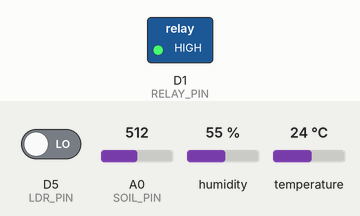
This sketch was run on a simulated ESP8266 (NodeMCU). Shown: switched loads named in the sketch (green lamp = pin HIGH). The inputs (shaded band) are chosen by the test bench; at power-on: A0 (SOIL_PIN) = 512, D5 (LDR_PIN) LOW, humidity 55 %, temperature 24 °C. WiFi joins after 1.5 s; servers stay silent unless stated; uploads are accepted with an empty reply; what the sketch prints to the serial monitor is not drawn.

Above: at 2.7 s.
2.8 s: A0 (SOIL_PIN) set to 700
6.9 s: A0 (SOIL_PIN) set to 724
At 9.9 s:
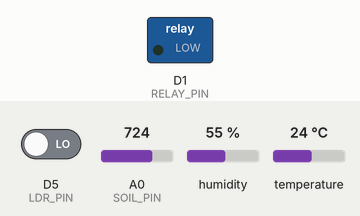
11.0 s: A0 (SOIL_PIN) set to 685
15.1 s: A0 (SOIL_PIN) set to 658
At 19.1 s:
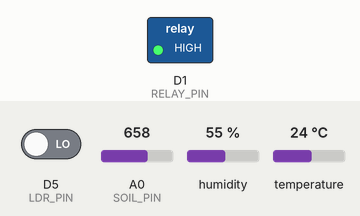
19.5 s: A0 (SOIL_PIN) set to 716
At 21.8 s:
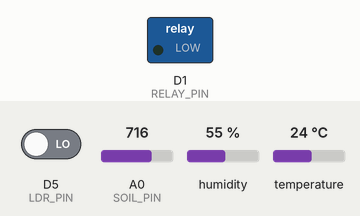
Timing chart, 0 to 23.3 s (numbered marks = the images above; inputs shaded):
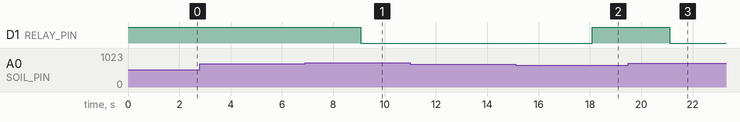

Measured:
- the behaviour switches between 712 and 713 on A0 (SOIL_PIN) (found by bisection; images 0 and 1)
- the behaviour switches between 668 and 667 on A0 (SOIL_PIN) (found by bisection; images 1 and 2)
- after the input at 2.8 s, every drawn part: stays the same
- after the input at 6.9 s, D1 (RELAY_PIN): HIGH → LOW after 2.2 s
- after the input at 11.0 s, every drawn part: stays the same
- after the input at 15.1 s, D1 (RELAY_PIN): LOW → HIGH after 3.0 s
- after the input at 19.5 s, D1 (RELAY_PIN): HIGH → LOW after 1.6 s

The sketch:

sketch_oct28a.ino
```cpp
#include <ESP8266WiFi.h>
#include <ESP8266HTTPClient.h>
#include <WiFiClient.h>
#include <DHT.h>

// ---------- Wi-Fi ----------
const char* WIFI_NAME = "YOUR_WIFI_NAME";
const char* WIFI_PASSWORD = "YOUR_WIFI_PASSWORD";

// Laptop 1 ka IPv4 address yahan likho.
// Example address hai; apna actual address use karna.
const char* SERVER_URL =
  "http://192.168.1.10:5000/api/sensors";

// ---------- Pins ----------
#define SOIL_PIN A0
#define DHT_PIN D4
#define LDR_PIN D5
#define RELAY_PIN D1
#define DHT_TYPE DHT11

DHT dht(DHT_PIN, DHT_TYPE);

// Change this if your relay is active HIGH.
const bool RELAY_ACTIVE_LOW = true;

// ---------- Soil calibration ----------
// In example values ko apne sensor ke raw readings
// dekhkar calibrate karna.
const int SOIL_DRY_RAW = 850;
const int SOIL_WET_RAW = 400;

// Pump hysteresis thresholds
const int PUMP_ON_BELOW = 30;
const int PUMP_OFF_AT = 40;

bool pumpOn = false;
unsigned long lastSend = 0;
const unsigned long SEND_INTERVAL = 3000;


void setPump(bool on) {
  pumpOn = on;

  if (RELAY_ACTIVE_LOW) {
    digitalWrite(RELAY_PIN, on ? LOW : HIGH);
  } else {
    digitalWrite(RELAY_PIN, on ? HIGH : LOW);
  }
}


int readSoilMoisture() {
  int raw = analogRead(SOIL_PIN);

  // Capacitive sensor mein aam taur par dry soil ka
  // raw value wet soil se zyada hota hai.
  int percent = map(
    raw,
    SOIL_DRY_RAW,
    SOIL_WET_RAW,
    0,
    100
  );

  percent = constrain(percent, 0, 100);

  Serial.print("Soil raw: ");
  Serial.print(raw);
  Serial.print(" | Moisture: ");
  Serial.print(percent);
  Serial.println("%");

  return percent;
}


void connectWiFi() {
  WiFi.mode(WIFI_STA);
  WiFi.begin(WIFI_NAME, WIFI_PASSWORD);

  Serial.print("Connecting to Wi-Fi");

  while (WiFi.status() != WL_CONNECTED) {
    delay(500);
    Serial.print(".");
  }

  Serial.println();
  Serial.print("ESP8266 IP: ");
  Serial.println(WiFi.localIP());
}


void setup() {
  Serial.begin(115200);

  // Default OFF state; verify relay polarity before
  // connecting the pump's power supply.
  pinMode(RELAY_PIN, OUTPUT);
  setPump(false);

  pinMode(LDR_PIN, INPUT);

  dht.begin();
  connectWiFi();
}


void loop() {
  if (WiFi.status() != WL_CONNECTED) {
    WiFi.disconnect();
    WiFi.begin(WIFI_NAME, WIFI_PASSWORD);
    delay(1000);
    return;
  }

  if (millis() - lastSend < SEND_INTERVAL) {
    delay(20);
    return;
  }

  lastSend = millis();

  float temperature = dht.readTemperature();
  float humidity = dht.readHumidity();

  int soilMoisture = readSoilMoisture();

  // Digital LDR module: LOW/HIGH indicates light/dark
  // depending on the module's comparator setting.
  int ldrState = digitalRead(LDR_PIN);
  int lightIntensity = (ldrState == HIGH) ? 1 : 0;

  // Hysteresis prevents rapid relay switching.
  if (soilMoisture < PUMP_ON_BELOW) {
    setPump(true);
  } else if (soilMoisture >= PUMP_OFF_AT) {
    setPump(false);
  }

  if (isnan(temperature) || isnan(humidity)) {
    Serial.println("DHT11 read failed; skipping upload.");
    return;
  }

  if (WiFi.status() == WL_CONNECTED) {
    WiFiClient client;
    HTTPClient http;

    http.setTimeout(3000);

    if (http.begin(client, SERVER_URL)) {
      http.addHeader("Content-Type", "application/json");

      String payload = "{";
      payload += "\"temperature\":" + String(temperature, 1) + ",";
      payload += "\"humidity\":" + String(humidity, 1) + ",";
      payload += "\"soil_moisture\":" + String(soilMoisture) + ",";
      payload += "\"light_intensity\":" + String(lightIntensity) + ",";
      payload += "\"water_pump\":\"";
      payload += (pumpOn ? "ON" : "OFF");
      payload += "\"}";

      int httpCode = http.POST(payload);

      Serial.print("Upload HTTP code: ");
      Serial.println(httpCode);
      Serial.println(payload);

      if (httpCode < 0) {
        Serial.println(http.errorToString(httpCode));
      }

      http.end();
    } else {
      Serial.println("Could not start HTTP connection.");
    }
  }
}
```
